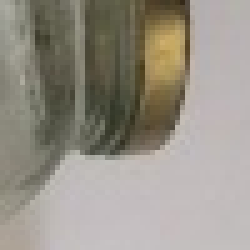
#> input picture dataset/true/1015.jpg, 50 x 50 px (shown 5 times larger)
$ python code.py   (older library calls are emulated)
#> lines starting #> are read from the running program, lines starting #| are printed output that depends on the picture
import os
import cv2
import numpy as np
import matplotlib.pyplot as plt
from sklearn.model_selection import GridSearchCV, train_test_split
import random
from sklearn.svm import SVC
from sklearn.ensemble import RandomForestClassifier
from sklearn.decomposition import PCA
from sklearn.metrics import plot_confusion_matrix
from sklearn.metrics import accuracy_score
import mahotas

## LOAD AND PREPARE DATASET
dataset_dir = 'dataset'
categories = ['true','false']
dataset = []
for category in categories:
    path = os.path.join(dataset_dir,category)
    label = categories.index(category)
    for img in os.listdir(path):
        try:
            imgpath = os.path.join(path,img)
            # read image
            rawimage = cv2.imread(imgpath)
#> rawimage is the input picture: shape (50, 50, 3); mean B, G, R 135.9, 146.4, 151.7

            # create pixel features
            rawimage_pixels = np.array(rawimage).flatten()
#> rawimage_pixels = 7500 values, max 205 at index 1298, min 24 at index 2034, mean 144.7

            # create haralick features
            gray = cv2.cvtColor(rawimage, cv2.COLOR_BGR2GRAY)
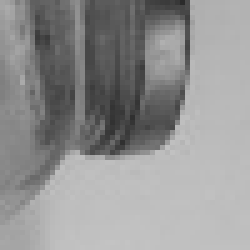
#> gray: shape (50, 50) (shown 5 times larger); min 43, max 195, mean 146.8
            rawimage_haralic = mahotas.features.haralick(gray).mean(axis=0)

            dataset.append([rawimage_pixels,rawimage_haralic,label])
        except:
            pass
#> pass 2 of the loop `for category in categories:`:
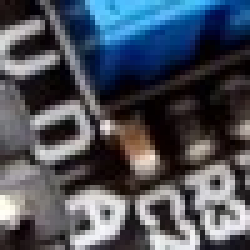
#> input picture dataset/false/13318.jpg, 50 x 50 px (shown 5 times larger)
#> rawimage is the input picture: shape (50, 50, 3); mean B, G, R 91.9, 81.2, 75.5
#> rawimage_pixels = 7500 values, max 255 at index 54, min 0 at index 19, mean 82.84
#> `gray = cv2.cvtColor(rawimage, cv2.COLOR_BGR2GRAY)`:
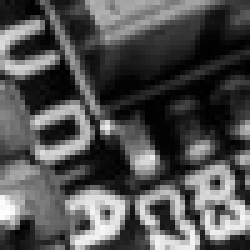
#> gray: shape (50, 50) (shown 5 times larger); min 0, max 254, mean 80.7

# GENERATE FEATURES USING PCA AND HARALICK FEATURES
# Shuffle data randomly to generate accurate test and train dataset
random.shuffle(dataset)

pixel_features = []
haralic_features = []
labels = []

for pixel,haralic,label in dataset:
    pixel_features.append(pixel)
    haralic_features.append(haralic)
    labels.append(label)


#> (the run stopped early here; a loop or call above may not have finished)
